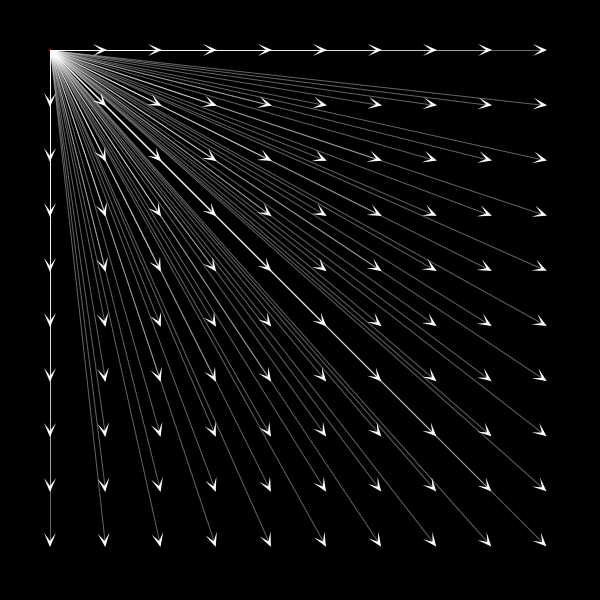
Frame 1 (no input)
Frame 2 (the mouse pressed at the canvas centre, redrawn once): identical to frame 1, image omitted

The Processing sketch that drew this single still picture (run headless with seeded random() and noise(); the mouse was pressed at the canvas centre and the sketch redrawn once):

// Processing sketch: grille_avec_pvector_preuve_de_concept
// ── grille_avec_pvector_preuve_de_concept.pde
// renaud.jean-francois(arobas)uqam(point)ca
// Syntaxe Processing version 3.0
// samedi, 3 octobre 2015

PVector vh, vv, vPoint; // vecteur horizontal, vecteur vertical, vecteurPoint de la grille
float magnitude = 55;

void setup() {
  size(600, 600);
  background(0);

  noFill();
  noStroke();

  vh = new PVector(1, 0, 0);
  vv = new PVector(0, 1, 0);
  vPoint = new PVector(); // aucune valeur pour l’instant.
  vh.setMag(magnitude);
  vv.setMag(magnitude);
  noLoop();
}

void draw() {
  background(0);
  // Transformateur géométrique de translation.
  // N’est pas cumulatif d’un frame à l’autre.
  // Permet de déplacer la coordonnée d’origine du sketch.
  translate(50, 50);

  // Montrer nouveau point d’origine
  pushStyle();
  fill(255, 0, 0);
  ellipse(0, 0, 2, 2);
  popStyle();

 // 2. Version avec deux boucles imbriquées
  for (int j = 0; j < 10; j++) {
    for (int i = 0; i < 10; i++) {

      PVector vTemp1 = new PVector();
      vTemp1 = vh.copy();
      vTemp1.setMag(vh.mag() * i);

      PVector vTemp2 = new PVector();
      vTemp2 = vv.copy();
      vTemp2.setMag(vv.mag() * j);

      // Addition des vecteur horizontal et vertical
      vPoint = PVector.add(vTemp1, vTemp2);
      // Le vecteur temporaire vPoint pointe désormais du coin gauche de la grille vers l’un de ses 100 points.
      dessinFleche(vPoint, color(255));

    }
  }
}

// Fonction de dessin d’une flèche orientée
void dessinFleche( PVector monVect, color c) {
  // orientation de la flèche
  float theta = monVect.heading2D();
  // ligne de la flèche
  stroke(c,100);
  noFill();
  line(0, 0, monVect.x, monVect.y);
  // pointe de la flèche
  if (monVect.mag() > 0) {
    pushMatrix();
    translate(monVect.x, monVect.y);
    rotate(theta);
    noStroke();
    fill(c);
    beginShape();
    vertex(2, 0);
    vertex(-12, 6);
    vertex(-4, 0);
    vertex(-12, -6);
    endShape(CLOSE);
    popMatrix();
  }
}
